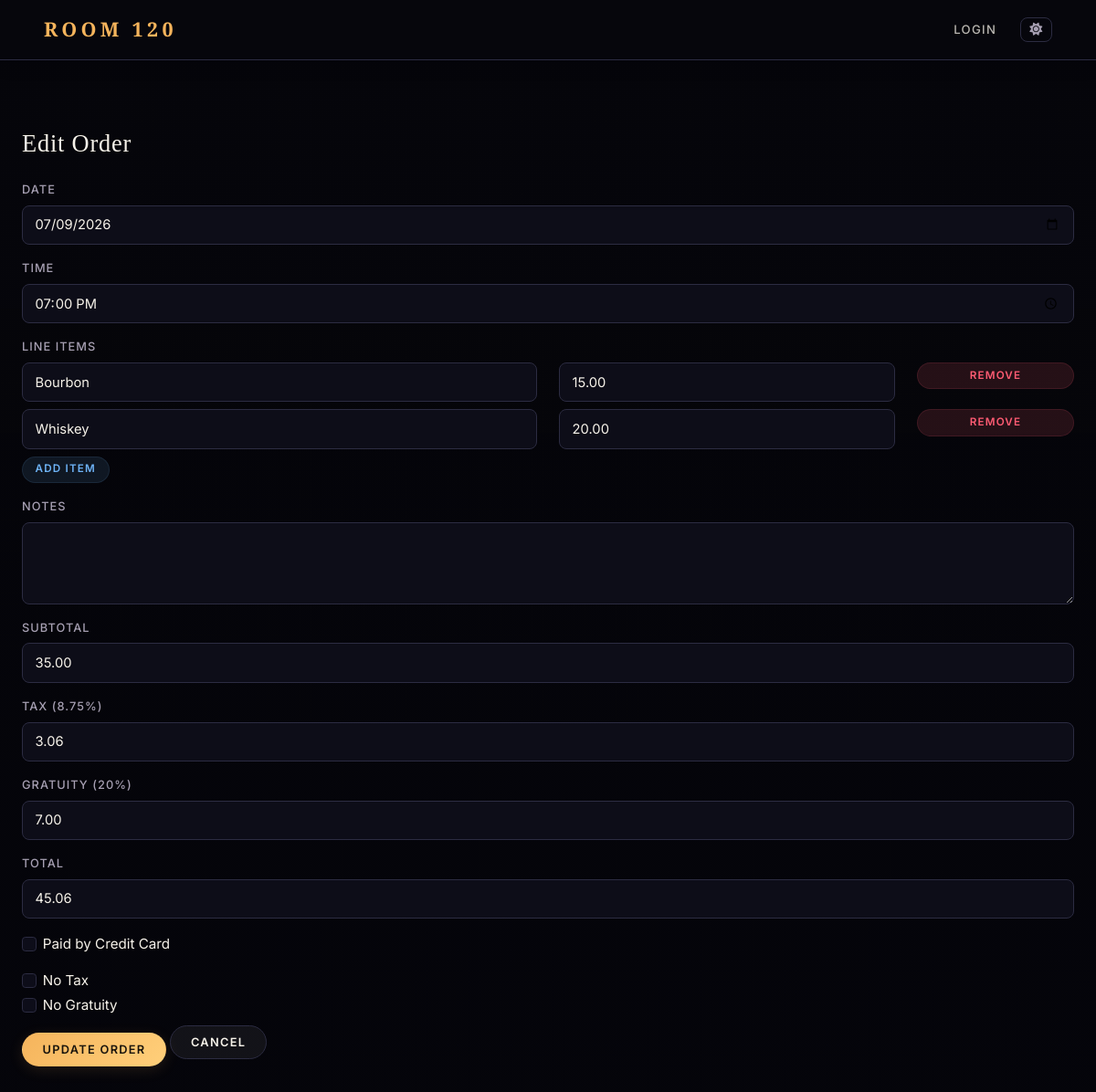
Before: /order/edit/2 with the older database file.
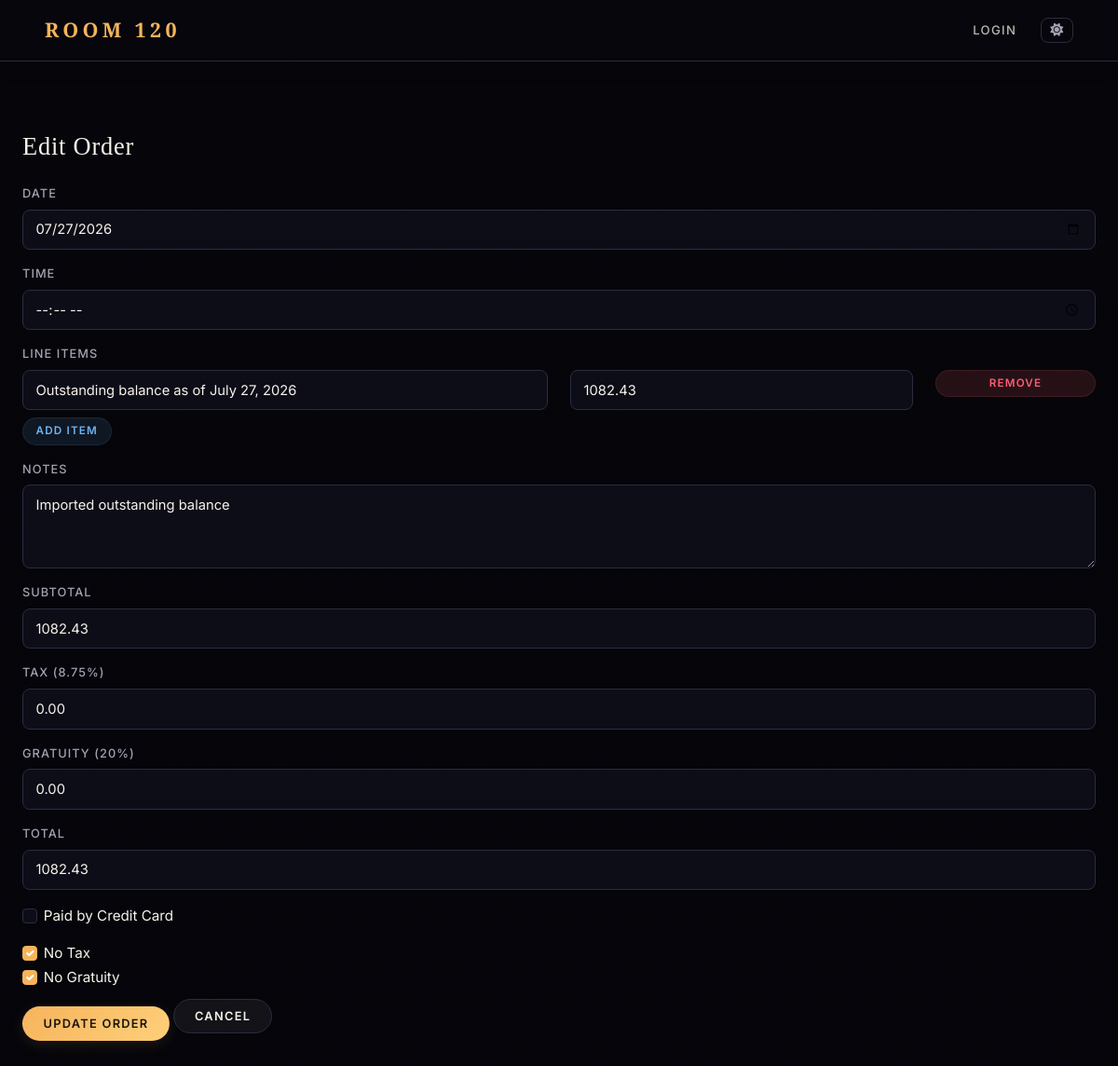
After: the same page with the newer database file.
### app.py (models this page shows)
class Order(db.Model):
    id = db.Column(db.Integer, primary_key=True)
    user_id = db.Column(db.Integer, db.ForeignKey('user.id'), nullable=False)
    date = db.Column(db.Date, nullable=False)
    time = db.Column(db.Time, nullable=True)
    subtotal = db.Column(db.Float, nullable=False)
    tax = db.Column(db.Float, nullable=False)
    gratuity = db.Column(db.Float, nullable=False)
    total = db.Column(db.Float, nullable=False)
    paid_by_credit = db.Column(db.Boolean, default=False)
    paid = db.Column(db.Boolean, default=False)  # ✅ Add this line
    notes = db.Column(db.Text, nullable=True)
    user = db.relationship('User', back_populates='orders')
    items = db.relationship('OrderItem', back_populates='order', cascade='all, delete-orphan')

class OrderItem(db.Model):
    id = db.Column(db.Integer, primary_key=True)
    order_id = db.Column(db.Integer, db.ForeignKey('order.id'))
    item_name = db.Column(db.String(100))
    price = db.Column(db.Float)
    order = db.relationship('Order', back_populates='items')

### app.py (the view, shortened to what this page needs)
@app.route('/order/edit/<int:order_id>', methods=['GET', 'POST'])
def edit_order(order_id):
    order = Order.query.get_or_404(order_id)
    user = order.user
    return render_template('edit_order.html', order=order, user=user)

### app.py (called while the page is built)
@app.before_request
def enable_foreign_keys():
    db.session.execute(text('PRAGMA foreign_keys = ON'))

@app.context_processor
def inject_globals():
    user = None
    if session.get('user_id'):
        user = User.query.get(session.get('user_id'))
    try:
        all_types = MembershipType.query.order_by(MembershipType.sort_order, MembershipType.display_name).all()
    except Exception:
        all_types = []
    type_map = {t.name: t for t in all_types}
    active_types = [t for t in all_types if t.is_active]
    return dict(
        current_user=user,
        membership_types=active_types,
        all_membership_types=all_types,
        membership_type_map=type_map,
    )

### templates/edit_order.html (shortened to what this page needs)
﻿{% extends "base.html" %}
{% block content %}
<div class="container-fluid px-4 mt-4">
  <h2 class="mb-4">Edit Order</h2>
  <form method="POST" action="{{ url_for('edit_order', order_id=order.id) }}">
    <div class="mb-3">
      <label for="date" class="form-label">Date</label>
      <input type="date" class="form-control" name="date" value="{{ order.date.strftime('%Y-%m-%d') }}" required>
    </div>
    <div class="mb-3">
      <label for="time" class="form-label">Time</label>
      <input type="time" class="form-control" name="time" value="{{ order.time.strftime('%H:%M') if order.time else '' }}">
    </div>
    <div id="items-section">
      <label class="form-label">Line Items</label>
      {% for item in order.items %}
      <div class="row mb-2 item-row">
        <div class="col-md-6">
          <input type="text" class="form-control" name="item_name" placeholder="Item name" value="{{ item.item_name }}" required>
        </div>
        <div class="col-md-4">
          <input type="number" step="0.01" class="form-control item-price" name="item_price" placeholder="Price" value="{{ '%.2f'|format(item.price) }}" required>
        </div>
        <div class="col-md-2">
          <button type="button" class="btn btn-danger btn-sm remove-item w-100">Remove</button>
        </div>
      </div>
      {% endfor %}
    </div>
    <button type="button" class="btn btn-info btn-sm mb-3" id="add-item">Add Item</button>
    <div class="mb-3">
      <label for="notes" class="form-label">Notes</label>
      <textarea name="notes" class="form-control">{{ order.notes }}</textarea>
    </div>
    <div class="mb-3">
      <label class="form-label">Subtotal</label>
      <input type="text" class="form-control" name="subtotal" id="subtotal" value="{{ '%.2f'|format(order.subtotal) }}" readonly>
    </div>
    <div class="mb-3">
      <label class="form-label">Tax (8.75%)</label>
      <input type="text" class="form-control" name="tax" id="tax" value="{{ '%.2f'|format(order.tax) }}" readonly>
    </div>
    <div class="mb-3">
      <label class="form-label">Gratuity (20%)</label>
      <input type="text" class="form-control" name="gratuity" id="gratuity" value="{{ '%.2f'|format(order.gratuity) }}" readonly>
    </div>
    <div class="mb-3">
      <label class="form-label">Total</label>
      <input type="text" class="form-control" name="total" id="total" value="{{ '%.2f'|format(order.total) }}" readonly>
    </div>
    <div class="form-check mb-3">
      <input class="form-check-input" type="checkbox" name="paid_by_credit" value="1" id="paid_by_credit"
        {% if order.paid_by_credit %}checked{% endif %}>
      <label class="form-check-label" for="paid_by_credit">
        Paid by Credit Card
      </label>
    </div>
    <div class="form-check">
      <input class="form-check-input" type="checkbox" id="no_tax" name="no_tax" {% if order.tax == 0 %}checked{% endif %}>
      <label class="form-check-label" for="no_tax">No Tax</label>
    </div>
    <div class="form-check">
      <input class="form-check-input" type="checkbox" id="no_gratuity" name="no_gratuity" {% if order.gratuity == 0 %}checked{% endif %}>
      <label class="form-check-label" for="no_gratuity">No Gratuity</label>
    </div>
    <button type="submit" class="btn btn-primary mt-3">Update Order</button>
    <a href="{{ url_for('view_member', user_id=order.user_id) }}" class="btn btn-secondary">Cancel</a>
  </form>
</div>
{% endblock %}

Changed rows visible on the page:
no longer on this page (row edited): OrderItem: item_name "Whiskey", item_price "20.00"
changed Order: date "07/09/2026" → "07/27/2026"; notes (not shown) → "Imported outstanding balance"; subtotal "35.00" → "1082.43"; tax "3.06" → "0.00"; gratuity "7.00" → "0.00"; total "45.06" → "1082.43"; tax "☐" → "☑"; gratuity "☐" → "☑"; time "19:00" → (not shown)
changed OrderItem: item_name "Bourbon" → "Outstanding balance as of July 27, 2026"; item_price "15.00" → "1082.43"
